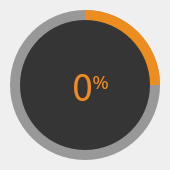
  <widget class="QFrame" name="circularProgressBarBase">
   <property name="geometry">
    <rect>
     <x>1050</x>
     <y>30</y>
     <width>170</width>
     <height>170</height>
    </rect>
   </property>
   <property name="frameShape">
    <enum>QFrame::NoFrame</enum>
   </property>
   <property name="frameShadow">
    <enum>QFrame::Raised</enum>
   </property>
   <widget class="QFrame" name="circularProgress">
    <property name="geometry">
     <rect>
      <x>10</x>
      <y>10</y>
      <width>150</width>
      <height>150</height>
     </rect>
    </property>
    <property name="styleSheet">
     <string notr="true">QFrame{
	background-color: qconicalgradient(cx:0.5, cy:0.5, angle:90, stop:0.749 rgba(206, 92, 0, 0), stop:0.750 rgba(237, 141, 32, 255));
	border-radius:75px;
}</string>
    </property>
    <property name="frameShape">
     <enum>QFrame::NoFrame</enum>
    </property>
    <property name="frameShadow">
     <enum>QFrame::Raised</enum>
    </property>
   </widget>
   <widget class="QFrame" name="circularBg">
    <property name="geometry">
     <rect>
      <x>10</x>
      <y>10</y>
      <width>150</width>
      <height>150</height>
     </rect>
    </property>
    <property name="styleSheet">
     <string notr="true">QFrame{
	border-radius: 75px;
	background-color: rgba(53, 53, 53,120)
}</string>
    </property>
    <property name="frameShape">
     <enum>QFrame::NoFrame</enum>
    </property>
    <property name="frameShadow">
     <enum>QFrame::Raised</enum>
    </property>
   </widget>
   <widget class="QFrame" name="container">
    <property name="geometry">
     <rect>
      <x>20</x>
      <y>20</y>
      <width>130</width>
      <height>130</height>
     </rect>
    </property>
    <property name="styleSheet">
     <string notr="true">QFrame{
	border-radius: 65px;
	background-color: rgb(53, 53, 53)
}</string>
    </property>
    <property name="frameShape">
     <enum>QFrame::StyledPanel</enum>
    </property>
    <property name="frameShadow">
     <enum>QFrame::Raised</enum>
    </property>
    <widget class="QLabel" name="label">
     <property name="geometry">
      <rect>
       <x>0</x>
       <y>10</y>
       <width>141</width>
       <height>111</height>
      </rect>
     </property>
     <property name="palette">
      <palette>
       <active>
        <colorrole role="WindowText">
         <brush brushstyle="SolidPattern">
          <color alpha="255">
           <red>237</red>
           <green>141</green>
           <blue>32</blue>
          </color>
         </brush>
        </colorrole>
       </active>
       <inactive>
        <colorrole role="WindowText">
         <brush brushstyle="SolidPattern">
          <color alpha="255">
           <red>237</red>
           <green>141</green>
           <blue>32</blue>
          </color>
         </brush>
        </colorrole>
       </inactive>
       <disabled>
        <colorrole role="WindowText">
         <brush brushstyle="SolidPattern">
          <color alpha="255">
           <red>190</red>
           <green>190</green>
           <blue>190</blue>
          </color>
         </brush>
        </colorrole>
       </disabled>
      </palette>
     </property>
     <property name="font">
      <font>
       <family>Noto Sans CJK HK</family>
       <pointsize>20</pointsize>
      </font>
     </property>
     <property name="styleSheet">
      <string notr="true">background-color:none;</string>
     </property>
     <property name="text">
      <string>&lt;p&gt;&lt;span style=&quot; font-size:28pt;&quot;&gt;0&lt;/span&gt;&lt;span style=&quot; vertical-align:super;&quot;&gt;%&lt;/span&gt;&lt;/p&gt;</string>
     </property>
     <property name="alignment">
      <set>Qt::AlignCenter</set>
     </property>
    </widget>
   </widget>
   <zorder>circularBg</zorder>
   <zorder>circularProgress</zorder>
   <zorder>container</zorder>
  </widget>
